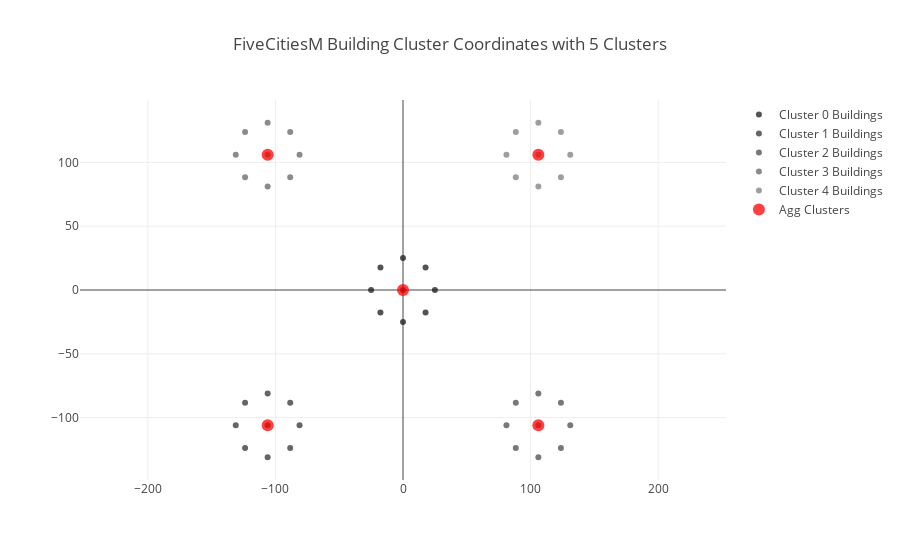

This figure's notebook cell:
### Markdown cell above
Agglomerative Clustering

### Code cell
agg = AgglomerativeClustering(n_clusters = numClusters).fit(buildings.as_matrix())

print("silhouette score: " + str(clusterEval(agg.labels_)[0]))
print("calinski score: " + str(clusterEval(agg.labels_)[1]))

aggNumClusters = max(agg.labels_) + 1

clusterCenters, clusterPoints, points = createClusterCenters(agg.labels_)

#Trace for color coding the clusters
aggTrace = colorClusterTrace(aggNumClusters, clusterPoints)

#Trace of cluster centers
aggCentersTrace = clusterCenterTrace(clusterCenters, 'Agg Clusters')

#Plot result
plot(aggTrace, aggCentersTrace)

### Figure 1 — Plotly figure (JSON) as saved in the notebook; plotly's stock layout.template omitted (floating-point values rounded to 4 significant figures)
{"data": [{"marker": {"color": "rgba(25,25,25, 0.75)", "size": 6}, "mode": "markers", "name": "Cluster 0 Buildings", "type": "scatter", "x": [0, 25, 17.68, 0, -17.68, -25, -17.68, 0, 17.68], "y": [0, 0, 17.68, 25, 17.68, 0, -17.68, -25, -17.68]}, {"marker": {"color": "rgba(50,50,50, 0.75)", "size": 6}, "mode": "markers", "name": "Cluster 1 Buildings", "type": "scatter", "x": [-106.1, -81.07, -88.39, -106.1, -123.7, -131.1, -123.7, -106.1, -88.39], "y": [-106.1, -106.1, -88.39, -81.07, -88.39, -106.1, -123.7, -131.1, -123.7]}, {"marker": {"color": "rgba(75,75,75, 0.75)", "size": 6}, "mode": "markers", "name": "Cluster 2 Buildings", "type": "scatter", "x": [106.1, 131.1, 123.7, 106.1, 88.39, 81.07, 88.39, 106.1, 123.7], "y": [-106.1, -106.1, -88.39, -81.07, -88.39, -106.1, -123.7, -131.1, -123.7]}, {"marker": {"color": "rgba(100,100,100, 0.75)", "size": 6}, "mode": "markers", "name": "Cluster 3 Buildings", "type": "scatter", "x": [-106.1, -81.07, -88.39, -106.1, -123.7, -131.1, -123.7, -106.1, -88.39], "y": [106.1, 106.1, 123.7, 131.1, 123.7, 106.1, 88.39, 81.07, 88.39]}, {"marker": {"color": "rgba(125,125,125, 0.75)", "size": 6}, "mode": "markers", "name": "Cluster 4 Buildings", "type": "scatter", "x": [106.1, 131.1, 123.7, 106.1, 88.39, 81.07, 88.39, 106.1, 123.7], "y": [106.1, 106.1, 123.7, 131.1, 123.7, 106.1, 88.39, 81.07, 88.39]}, {"marker": {"color": "rgba(255, 0, 0, 0.75)", "size": 12}, "mode": "markers", "name": "Agg Clusters", "type": "scatter", "x": [3.947e-16, -106.1, 106.1, -106.1, 106.1], "y": [3.947e-16, -106.1, -106.1, 106.1, 106.1]}], "layout": {"title": "FiveCitiesM Building Cluster Coordinates with 5 Clusters", "yaxis": {"scaleanchor": "x", "scaleratio": 1}}}
